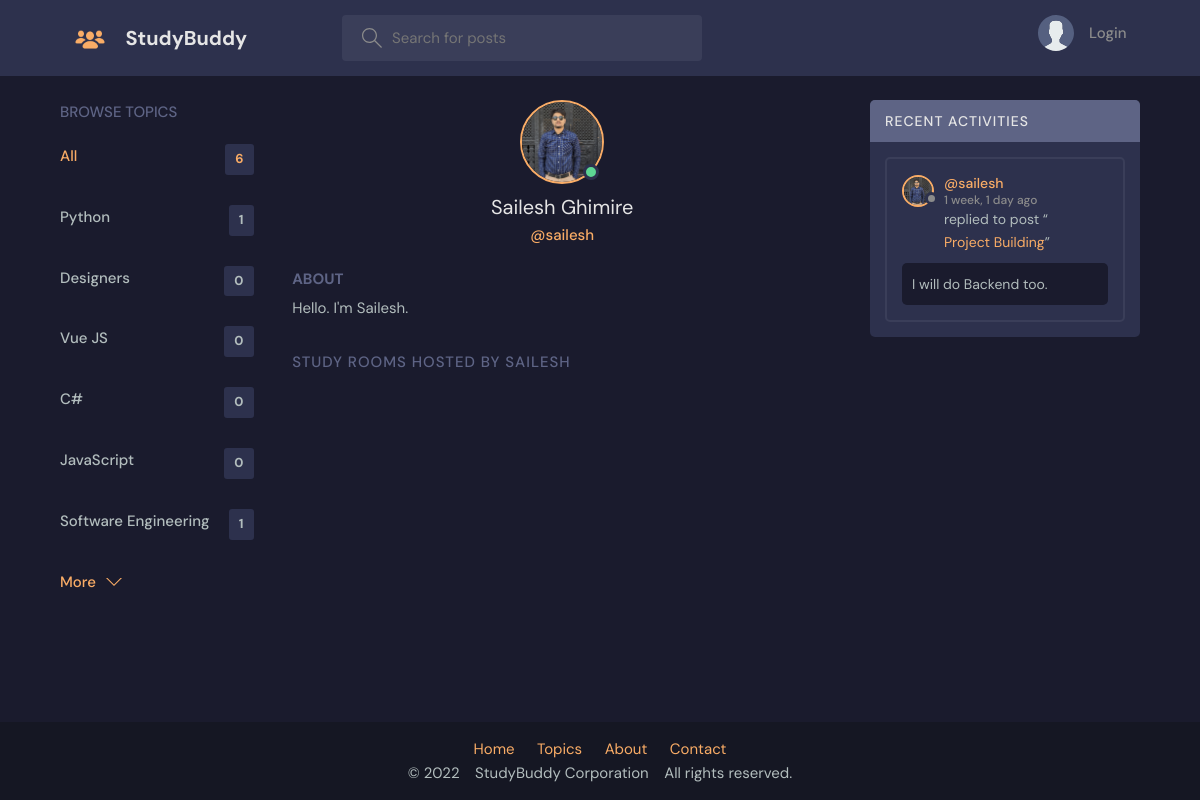
The app's page /profile/8/, older data.
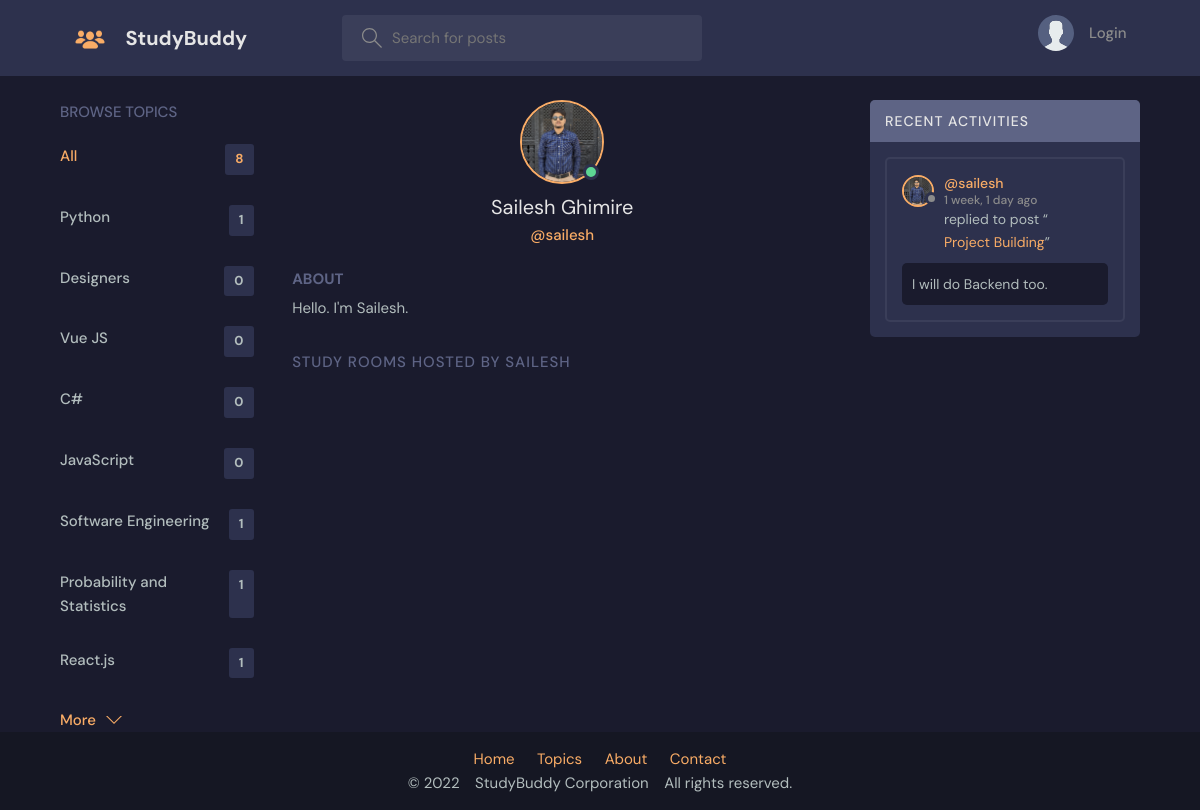
The same page, newer data.
### base/models.py (models this page shows, shortened)
class Topic(models.Model):
    name = models.CharField(max_length=200)

class Message(models.Model):
    user = models.ForeignKey(User, on_delete=models.CASCADE)
    room = models.ForeignKey(Room, on_delete=models.CASCADE)
    body = models.TextField()
    updated = models.DateTimeField(auto_now=True)
    created = models.DateTimeField(auto_now_add=True)
    class Meta:
        ordering = ['-updated', '-created']

class User(AbstractUser):
    name = models.CharField(max_length=200, null=True)
    email = models.EmailField(unique=True, null=True)
    bio = models.TextField(null=True)
    avatar = models.ImageField(null=True, default="avatar.svg")
    USERNAME_FIELD = 'email'
    REQUIRED_FIELDS = []

class Room(models.Model):
    host = models.ForeignKey(User, on_delete=models.SET_NULL, null=True)
    topic = models.ForeignKey(Topic, on_delete=models.SET_NULL, null=True)
    name = models.CharField(max_length=200)
    description = models.TextField(null=True, blank=True)
    participants = models.ManyToManyField(
        User, related_name='participants', blank=True)
    updated = models.DateTimeField(auto_now=True)
    created = models.DateTimeField(auto_now_add=True)
    class Meta:
        ordering = ['-updated', '-created']
    def __str__(self):
        return self.name

### base/views.py (the view)
# urls.py: path('profile/<str:pk>/', views.userProfile, name="user-profile"),
def userProfile(request, pk):
    user = User.objects.get(id=pk)
    rooms = user.room_set.all()
    room_messages = user.message_set.all()
    topics = Topic.objects.all()
    context = {'user': user, 'rooms': rooms,
               'room_messages': room_messages, 'topics': topics,'topicscount':topicscount}
    return render(request, 'base/profile.html', context)

### base/templates/base/profile.html (shortened to what this page needs)
{% extends 'main.html' %}
{% block content %}
<main class="profile-page layout layout--3">
  <div class="container">
    {% include 'base/topics_component.html' %}
    <div class="roomList">
      <div class="profile">
        <div class="profile__avatar">
          <div class="avatar avatar--large active">
            <img src="{{user.avatar.url}}" />
          </div>
        </div>
        <div class="profile__info">
          <h3>{{user.name}}</h3>
          <p>@{{user.username}}</p>
        </div>
        <div class="profile__about">
          <h3>About</h3>
          <p>
            {{user.bio}}
          </p>
        </div>
      </div>
      <div class="roomList__header">
        <div>
          <h2>Study Rooms Hosted by {{user.username}}</a>
          </h2>
        </div>
      </div>
    </div>
    {% include 'base/activity_component.html' %}
  </div>
</main>
{% endblock content %}

### base/templates/base/topics_component.html
<div class="topics">
    <div class="topics__header">
        <h2>Browse Topics</h2>
    </div>
    <ul class="topics__list">
        <li>
            <a href="{% url 'home' %}" class="active">All <span>{{topicscount}}</span></a>
        </li>
        {% for topic in topics %}
        <li>
            <a href="{% url 'home' %}?q={{topic.name}}">{{topic.name}}<span>{{topic.room_set.all.count}}</span></a>
        </li>
        {% endfor %}
    </ul>
    <a class="btn btn--link" href="{% url 'topics' %}">
        More
        <svg version="1.1" xmlns="http://www.w3.org/2000/svg" width="32" height="32" viewBox="0 0 32 32">
            <title>chevron-down</title>
            <path d="M16 21l-13-13h-3l16 16 16-16h-3l-13 13z"></path>
        </svg>
    </a>
</div>

### base/templates/base/activity_component.html (shortened to what this page needs)
<div class="activities">
    <div class="activities__header">
        <h2>Recent Activities</h2>
    </div>
    {% for message in room_messages %}
    <div class="activities__box">
        <div class="activities__boxHeader roomListRoom__header">
            <a href="{% url 'user-profile' message.user.id %}" class="roomListRoom__author">
                <div class="avatar avatar--small">
                    <img src="{{message.user.avatar.url}}" />
                </div>
                <p>
                    @{{message.user.username}}
                    <span>{{message.created|timesince}} ago</span>
                </p>
            </a>
        </div>
        <div class="activities__boxContent">
            <p>replied to post “<a href="{% url 'room' message.room.id %}">{{message.room}}</a>”</p>
            <div class="activities__boxRoomContent">{{message.body}}</div>
        </div>
    </div>
    {% endfor %}
</div>

Row changes from the older to the newer data that the page shows:
added Topic: name "Probability and Statistics", room_set.all.count "1"
added Topic: name "React.js", room_set.all.count "1"
Text that changed along with them:
{{ topicscount }}: "6" → "8"
